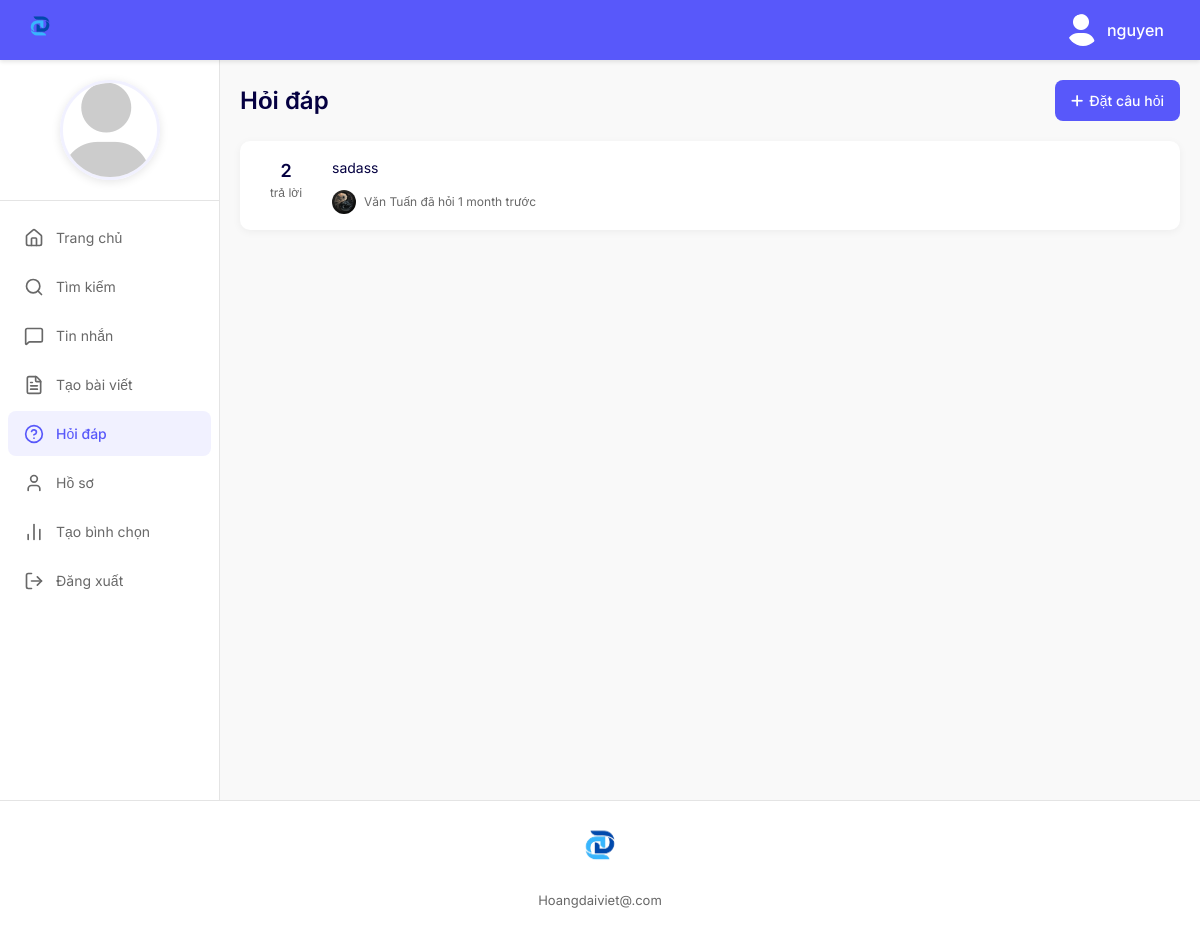
Page /hoi-dap/ (signed in) on the committed database.
### MXHNBDN/models.py (models this page shows, shortened)
class BangHoi(models.Model):
    NoiDung = models.TextField()
    NgayTao = models.DateTimeField()
    MaNguoiDung = models.ForeignKey(NguoiDung, on_delete=models.CASCADE)

class NguoiDung(models.Model):
    HoTen = models.CharField(max_length=255)
    SoDienThoai = models.CharField(max_length=20)
    Email = models.EmailField()
    Avatar = models.ImageField(upload_to='avatar/',blank=True,null=True);
    AnhBia = models.ImageField(upload_to='anhbia/', blank=True, null=True);
    MaPhong = models.ForeignKey(PhongBan, on_delete=models.CASCADE)
    user = models.ForeignKey(User, on_delete=models.CASCADE)

### MXHNBDN/views.py (the view)
# urls.py: path('hoi-dap/', views.danh_sach_cau_hoi, name='danh_sach_cau_hoi'),
@login_required
def danh_sach_cau_hoi(request):
    cau_hoi_list = BangHoi.objects.all().order_by('-NgayTao')
    nguoi_dung = get_object_or_404(NguoiDung, user=request.user)
    for cau_hoi in cau_hoi_list:
        cau_hoi.so_cau_tra_loi = BangTL.objects.filter(MaHoi=cau_hoi).count()
    context = {
        'cau_hoi_list': cau_hoi_list,
        'nguoi_dung': nguoi_dung,
    }
    return render(request, 'hoi_dap/danh_sach_cau_hoi.html', context)

### MXHNBDN/views.py (called while the page is built)
def current_profile(request):
    if request.user.is_authenticated:
        profile = request.user.nguoidung_set.first()
        return {'nguoidung': profile}
    return {'nguoidung': None}

### MXHNBDN/templates/hoi_dap/danh_sach_cau_hoi.html (shortened to what this page needs)
{% extends 'base.html' %}
{% load static %}
{% block content %}
<div class="qa-container">
    <div class="qa-header">
        <h1 class="qa-title">Hỏi đáp</h1>
        <div class="qa-actions">
            <a href="{% url 'tao_cau_hoi' %}" class="qa-btn qa-btn-primary">
                <i class="fas fa-plus"></i> Đặt câu hỏi
            </a>
        </div>
    </div>
        <div class="qa-main">
            {% if cau_hoi_list %}
                {% for cau_hoi in cau_hoi_list %}
                <div class="qa-card">
                    <a href="{% url 'chi_tiet_cau_hoi' cau_hoi.id %}" class="qa-card-link">
                        <div class="qa-card-stats">
                            <div class="qa-card-answers">{{ cau_hoi.so_cau_tra_loi }}</div>
                            <div class="qa-card-answers-label">trả lời</div>
                        </div>
                        <div class="qa-card-content">
                            <div class="qa-card-excerpt">{{ cau_hoi.NoiDung|truncatechars:200 }}</div>
                            <div class="qa-card-meta">
                                <div class="qa-card-user">
                                    <div class="qa-card-user-avatar">
                                        {% if cau_hoi.MaNguoiDung.Avatar %}
                                        <img src="{{ cau_hoi.MaNguoiDung.Avatar.url }}" alt="Avatar">
                                        {% else %}
                                        <i class="fa fa-user"></i>
                                        {% endif %}
                                    </div>
                                    <span>{{ cau_hoi.MaNguoiDung.HoTen }} đã hỏi {{ cau_hoi.NgayTao|timesince }} trước</span>
                                </div>
                            </div>
                        </div>
                    </a>
                </div>
                {% endfor %}
            {% endif %}
        </div>
    </div>
</div>
{% endblock %}

### MXHNBDN/templates/base.html (shortened to what this page needs)
<!DOCTYPE html>
{% load static %}
<html lang="vi">
<head>
        <script src="https://cdn.tailwindcss.com"></script>
    <link rel="stylesheet" href="https://cdnjs.cloudflare.com/ajax/libs/font-awesome/6.4.0/css/all.min.css">
</head>
<body class="{% block body_class %}{% endblock %}">
<div class="app-container">
    <header class="header">
        <div class="logo">
            <img src="{% static 'img/logo_hd.png' %}" alt="logo" class="logo-icon">
        </div>
        <div class="header-right">
            {% if user.is_authenticated %}
            <div class="username-display">
                <div class="user-avatar">
                    {% if nguoidung and nguoidung.Avatar %}
                    <img src="{{ nguoidung.Avatar.url }}" alt="Avatar">
                    {% else %}
                    <i class="fa fa-user" style="font-size:32px; color:white;"></i>
                    {% endif %}
                </div>
                <span>{{ user.username }}</span>
            </div>
            {% endif %}
        </div>
    </header>
    <div class="main-container">
        {% if user.is_authenticated and not hide_sidebar %}
        <aside class="sidebar">
            <div class="profile">
                <div class="profile-image">
                    {% if nguoidung and nguoidung.Avatar %}
                    <img src="{{ nguoidung.Avatar.url }}" alt="Profile">
                    {% else %}
                    <i class="fa fa-user" style="font-size:100px; color:#ccc;"></i>
                    {% endif %}
                </div>
            </div>
            <nav class="nav-menu">
                <ul>
                    <li><a href="{% url 'trang_chu' %}"
                           class="nav-item {% if request.resolver_match.url_name == 'trang_chu' %}active{% endif %}">
                        <i data-lucide="home" class="nav-icon"></i><span>Trang chủ</span>
                    </a></li>
                    <li><a href="{% url 'tim_kiem' %}"
                           class="nav-item {% if request.resolver_match.url_name == 'tim_kiem' %}active{% endif %}">
                        <i data-lucide="search" class="nav-icon"></i><span>Tìm kiếm</span>
                    </a></li>
                    <li><a href="{% url 'nhantin' %}"
                           class="nav-item {% if request.resolver_match.url_name == 'nhantin' %}active{% endif %}">
                        <i data-lucide="message-square" class="nav-icon"></i><span>Tin nhắn</span>
                    </a></li>
                    <li><a href="{% url 'tao_bai_viet' %}"
                           class="nav-item {% if request.resolver_match.url_name == 'tao_bai_viet' %}active{% endif %}">
                        <i data-lucide="file-text" class="nav-icon"></i><span>Tạo bài viết</span>
                    </a></li>
                    <li><a href="{% url 'danh_sach_cau_hoi' %}"
                           class="nav-item {% if request.resolver_match.url_name == 'danh_sach_cau_hoi' %}active{% endif %}">
                        <i data-lucide="help-circle" class="nav-icon"></i><span>Hỏi đáp</span>
                    </a></li>
                    <li><a href="{% url 'profile_view' %}"
                           class="nav-item {% if request.resolver_match.url_name == 'profile_view' %}active{% endif %}">
                        <i data-lucide="user" class="nav-icon"></i><span>Hồ sơ</span>
                    </a></li>
                    <li><a href="{% url 'tao_binh_chon' %}"
                           class="nav-item {% if request.resolver_match.url_name == 'binhchon' %}active{% endif %}">
                        <i data-lucide="bar-chart-2" class="nav-icon"></i><span>Tạo bình chọn</span>
                    </a></li>
                    <li><a href="{% url 'logout' %}" class="nav-item">
                        <i data-lucide="log-out" class="nav-icon"></i><span>Đăng xuất</span>
                    </a></li>
                </ul>
            </nav>
        </aside>
        {% endif %}
        <main class="main-content">
            <div class="content-area">
                {% block content %}{% endblock %}
            </div>
            <footer class="footer">
                <div class="footer-content">
                    <div class="footer-logo">
                        <img src="{% static 'img/logo_hd.png' %}" alt="logo" width="60" height="60">
                    </div>
                    <p class="footer-text">Hoangdaiviet@.com</p>
                </div>
            </footer>
    </div>
</body>
</html>

### rows in the picture
BangHoi: so_cau_tra_loi "2", NoiDung "sadass", MaNguoiDung.Avatar (picture), MaNguoiDung.HoTen "Văn Tuấn", NgayTao "1 month"

### other values in the picture
{{ user.username }} "nguyen"
